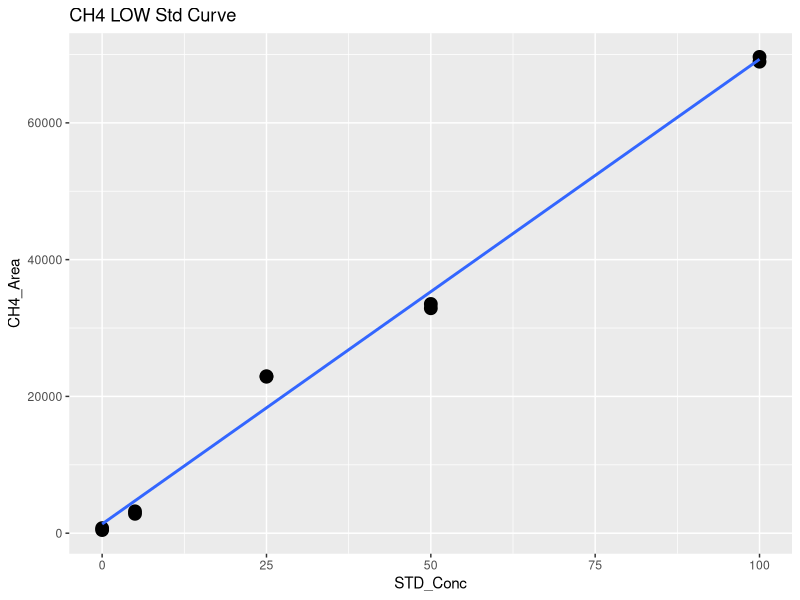
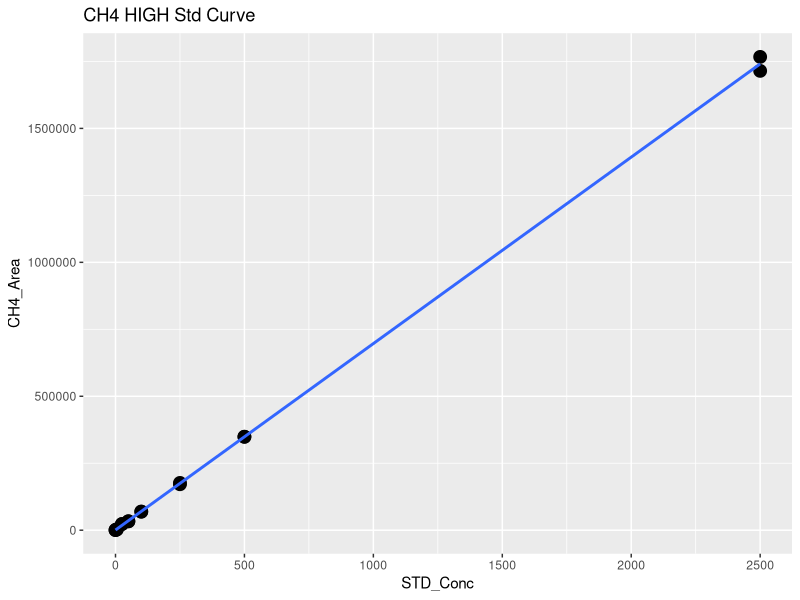
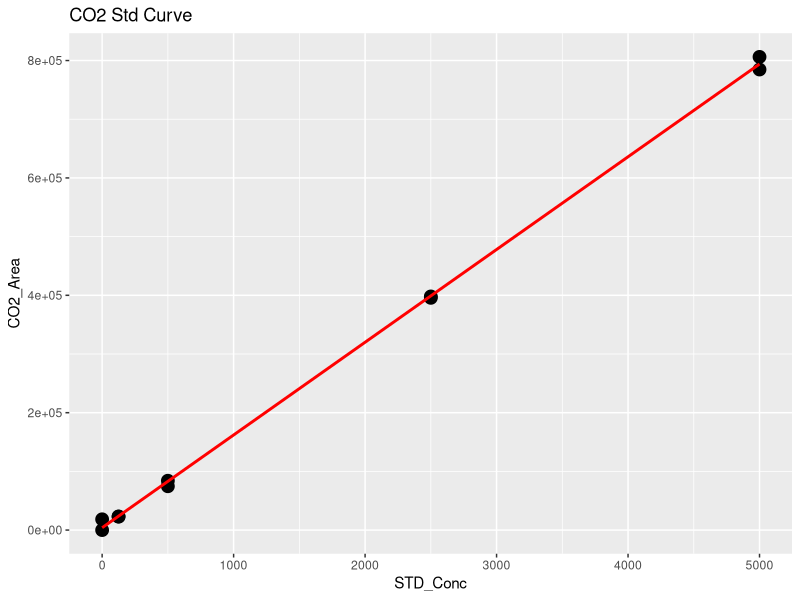
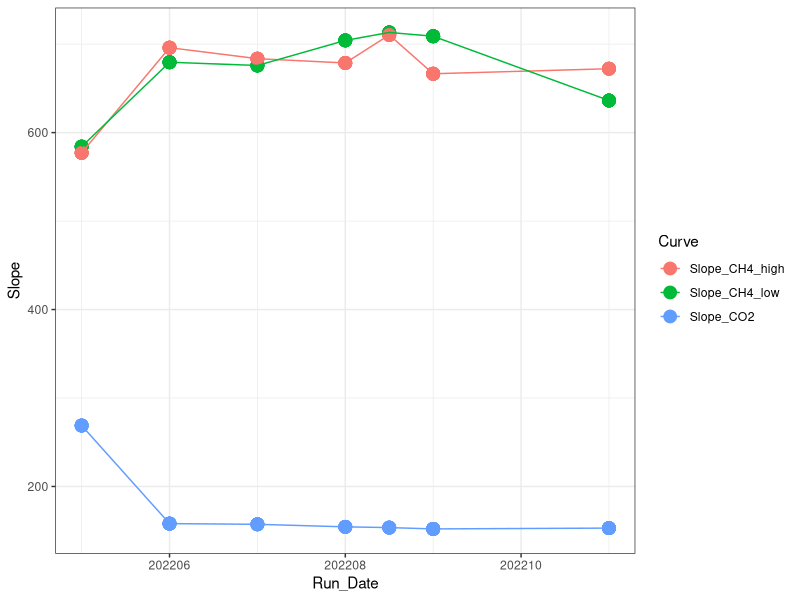

Recreate these plots in R, in order. (Note: this script raises an error after producing the figures.)
## ---- chunk 1
library(dplyr)
library(ggplot2)
library(ggpubr)
library(stringr)
library(readxl)
library(tidyr)
library(tibble)
## ---- chunk 2

#Read in June Data 
raw <- read.csv("Raw Data/COMPASS_CBSYN_TGW_202206.csv")
head(raw)

#pull out methane standards
stds_ch4 <-  raw %>%  
  filter(str_detect(Sample_Type, "STD_CH4"))
#head(stds_ch4)

#split into high curve and low curve for CH4
stds_ch4_low <- stds_ch4  %>%  
  filter(!STD_Conc > 100)

#Low curve for CH4
CH4_Low <- ggplot(stds_ch4_low, aes(STD_Conc, CH4_Area)) + geom_point(size=4) + 
  geom_smooth(method = "lm", se = FALSE) + labs(title="CH4 LOW Std Curve")
CH4_Low

CH4_Low_lm <- lm(stds_ch4_low$CH4_Area ~ stds_ch4_low$STD_Conc)
summary(CH4_Low_lm)
cf <- coef(CH4_Low_lm)

#create data frame with 1 rows and 0 columns
Slope_CH4_low <- data.frame(matrix(ncol = 0, nrow = 1))
Slope_CH4_low$Curve <- "Slope_CH4_low"
Slope_CH4_low$R2 <- summary(CH4_Low_lm)$adj.r.squared
Slope_CH4_low$Slope <- cf[2]
Slope_CH4_low$Intercept <- cf[1]
#head(Slope_CH4_low)

#High curve for CH4
CH4_High <- ggplot(stds_ch4, aes(STD_Conc, CH4_Area)) + geom_point(size=4) + 
  geom_smooth(method = "lm", se = FALSE) + labs(title="CH4 HIGH Std Curve")
CH4_High

stds_ch4_lm <- lm(stds_ch4$CH4_Area ~ stds_ch4$STD_Conc)
summary(stds_ch4_lm)
cf <- coef(stds_ch4_lm)

#create data frame with 1 rows and 0 columns
Slope_CH4_high <- data.frame(matrix(ncol = 0, nrow = 1))
Slope_CH4_high$Curve <- "Slope_CH4_high"
Slope_CH4_high$R2 <- summary(stds_ch4_lm)$adj.r.squared
Slope_CH4_high$Slope <- cf[2]
Slope_CH4_high$Intercept <- cf[1]
#head(Slope_CH4_high)

#pull out co2 standards
stds_co2 <-  raw %>%  
  filter(str_detect(Sample_Type, "STD_CO2"))
#head(stds_co2)

#CO2 Curve
CO2_stds <- ggplot(stds_co2, aes(STD_Conc, CO2_Area)) + geom_point(size=4) + 
  geom_smooth(method = "lm", se = FALSE, color="red") + labs(title="CO2 Std Curve")
CO2_stds

stds_co2_lm <- lm(stds_co2$CO2_Area ~ stds_co2$STD_Conc)
summary(stds_co2_lm)
cf <- coef(stds_co2_lm)

#create data frame with 1 rows and 0 columns
Slope_CO2 <- data.frame(matrix(ncol = 0, nrow = 1))
Slope_CO2$Curve <- "Slope_CO2"
Slope_CO2$R2 <- summary(stds_co2_lm)$adj.r.squared
Slope_CO2$Slope <- cf[2]
Slope_CO2$Intercept <- cf[1]
#head(Slope_CO2)

#pull all the slopes together into one dataframe 
Slopes <- rbind(Slope_CH4_low, Slope_CH4_high, Slope_CO2)
#head(Slopes)

Slopes$Run_Date <- c(202206, 202206, 202206)

log <- read.csv("Raw Data/COMPASS_Synoptic_Varian_TGAS_QAQC_2022.csv")
head(log)
log <- log[ ,-c(1)]
log <- rbind(log, Slopes)

Slopes_chk <- ggplot(log, aes(Run_Date, Slope, col=Curve)) + geom_point(size=4) + geom_line() + theme_bw()
Slopes_chk

write.csv(log, "Raw Data/COMPASS_Synoptic_Varian_TGAS_QAQC_2022.csv")
## ---- chunk 3
#head(raw)

#pull out methane standards
Samples <-  raw %>%  
  filter(!str_detect(Sample_Type, "STD_CH4")) %>%  
  filter(!str_detect(Sample_Type, "STD_CO2")) %>%  
  filter(!str_detect(Sample_Type, "Blank")) %>%  
  filter(!str_detect(Sample_Type, "Chk_STD")) %>%  
   filter(!str_detect(Sample_Type, "CHKSTD")) %>%
  filter(!str_detect(Sample_Type, "CHK_STD")) %>%
  filter(!str_detect(Sample_Type, "NA"))
#head(Samples)

#Now flag any areas that are above the 100ppm area for CH4
Samples$CH4_Curve <- ifelse(Samples$CH4_Area >71000, "High", "Low")
#head(Samples)

#Calculate CH4 concentrations in ppm
Samples$CH4_Conc_ppm <- ifelse(Samples$CH4_Area >71000, (Samples$CH4_Area-Slope_CH4_high$Intercept)/Slope_CH4_high$Slope,                                       (Samples$CH4_Area-Slope_CH4_low$Intercept)/Slope_CH4_low$Slope )

#Calculate CO2 concentrations in ppm 
Samples$CO2_Conc_ppm <- ((Samples$CO2_Area-Slope_CO2$Intercept)/Slope_CO2$Slope) 

#head(Samples)

##########make flags for any dilutions needed 
#highest CH4 standard = 10000
#highest CO2 standard = 50000

Samples$CH4_Flag <- ifelse(Samples$CH4_Conc_ppm >10000, "Needs Dilution", "Within Range")
Samples$CO2_Flag <- ifelse(Samples$CO2_Conc_ppm >50000, "Needs Dilution", "Within Range")
#head(Samples)

## ---- chunk 4

chks <-  raw %>%  
  filter(!str_detect(Sample_Type, "STD_CH4")) %>%  
  filter(!str_detect(Sample_Type, "STD_CO2")) %>%  
  filter(!str_detect(Sample_Type, "Blank")) %>%  
  filter(!str_detect(Sample_Type, "Unknown")) %>%  
  filter(!str_detect(Sample_Type, "NA"))
#head(chks)

#Calculate CH4 concentrations in ppm
chks$CH4_Conc_ppm <- ifelse(chks$CH4_Area >71000, 
                      (chks$CH4_Area-Slope_CH4_high$Intercept)/Slope_CH4_high$Slope,                                       (chks$CH4_Area-Slope_CH4_low$Intercept)/Slope_CH4_low$Slope )

#Calculate CO2 concentrations in ppm 
chks$CO2_Conc_ppm <- ((chks$CO2_Area-Slope_CO2$Intercept)/Slope_CO2$Slope)



#change this if check standard concentrations are different 
level_ch4 <- 100      #ppm
level_co2 <- 500   #ppm

#calculate percent difference of check standards 
chks$Ch4_diff <- ((chks$CH4_Conc_ppm - level_ch4)/((chks$CH4_Conc_ppm + level_ch4)/2)) * 100
chks$CH4_diff_flag <-  ifelse(chks$Ch4_diff <10, 'YES', 'NO, rerun')

chks$CO2_diff <- ((chks$CO2_Conc_ppm - level_co2)/((chks$CO2_Conc_ppm + level_co2)/2)) * 100
chks$CO2_diff_flag <-  ifelse(chks$CO2_diff <10, 'YES', 'NO, rerun')

#now plot the Ch4 concentrations and the CO2 concentrations vs. the expected concentration 
#then also make the color the percent difference between the expected and observed concentration 

ch4_chk <-  ggplot(data = chks, aes(x = Sample_ID, y = CH4_Conc_ppm, fill=CH4_diff_flag)) +
       geom_bar(stat = 'identity') + 
        scale_fill_manual(values=c("darkgreen", "darkgrey"))+
        #scale_fill_gradient2(low='red', mid='white', high='blue', space='Lab') + 
        theme_classic() + labs(x= " ", y="Percent Difference  (%)", title="Check Stds: CH4") + 
        theme(legend.position="bottom") +  geom_hline(yintercept=level_ch4, linetype="dashed", 
                color = "black", size=1)


co2_chk <-  ggplot(data = chks, aes(x = Sample_ID, y = CO2_Conc_ppm, fill=CO2_diff_flag)) +
       geom_bar(stat = 'identity') + 
        scale_fill_manual(values=c("darkgreen", "darkgrey"))+
        #scale_fill_gradient2(low='red', mid='white', high='blue', space='Lab') + 
        theme_classic() + labs(x= " ", y="Percent Difference  (%)", title="Check Stds: CO2") + 
        theme(legend.position="bottom") +  geom_hline(yintercept=level_co2, linetype="dashed", 
                color = "black", size=1)

ggarrange(ch4_chk, co2_chk, nrow=1, ncol=2)


## ---- chunk 5

#multiply the concentration by the dilution factor
Samples$CH4_Conc_ppm_dilcorr <- (Samples$CH4_Conc_ppm * Samples$Dilution_Factor)

Samples$CO2_Conc_ppm_dilcorr <- (Samples$CO2_Conc_ppm * Samples$Dilution_Factor)

#check results
#head(Samples)

#quick first look at the samples 
ch4_samples <-  ggplot(data = Samples, aes(x = Sample_ID, y = CH4_Conc_ppm, fill=CH4_Flag)) +
       geom_bar(stat = 'identity') + 
        scale_fill_manual(values=c( "darkgreen", "red"))+
        #scale_fill_gradient2(low='red', mid='white', high='blue', space='Lab') + 
        theme_classic() + labs(x= " ", y="CH4 (ppm)", title="CH4: Green = Within Range") + 
        theme(legend.position="none") 


co2_samples <-  ggplot(data = Samples, aes(x = Sample_ID, y = CO2_Conc_ppm, fill=CO2_Flag)) +
       geom_bar(stat = 'identity') + 
        scale_fill_manual(values=c( "red","darkgreen"))+
        #scale_fill_gradient2(low='red', mid='white', high='blue', space='Lab') + 
        theme_classic() + labs(x= " ", y="CO2 (ppm)", title="CO2: Green = Within Range") + 
        theme(legend.position="none") 

ggarrange(ch4_samples, co2_samples, nrow=1, ncol=2)


## ---- chunk 6
#check results
head(Samples)

#pull out what we need 
Samples1 <- Samples[ ,c(1:3,5:9,13, 18:21)]
head(Samples1)

Samples1 <- Samples1 %>%
  separate(Sample_ID, into = c("Site", "Gas_Sample", "Zone", "Tree_Code", "Replicate"), sep = "_", remove = FALSE) %>%
  mutate(Tree_Info = case_when(
    Tree_Code == "DS" ~ "Dead Standing",
    Tree_Code == "SF" ~ "Sapflow Monitoring",
    TRUE ~ "Other"  # Optional: handles any values that aren't DS or SF
  )) %>%
  mutate(Status = case_when(
    Tree_Code == "DS" ~ "Dead Standing",
    Tree_Code == "SF" ~ "Living",
    TRUE ~ "Other"  
  )) %>%
  mutate(Project = "COMPASS: Synoptic", 
         Region = "CB") %>%
  rename( Year = Sample_Year,
          Month = Sample_Month,
          CH4_ppm = CH4_Conc_ppm_dilcorr , 
          CO2_ppm = CO2_Conc_ppm_dilcorr )  %>%
  mutate(CH4_Flag = case_when(
    CH4_Flag == "Needs_Dilution" ~ "Over Std Curve Range",
    TRUE ~ "Within Std Curve Range"  
  )) %>%
  mutate(CO2_Flag = case_when(
    CO2_Flag == "Needs_Dilution" ~ "Over Std Curve Range",
    TRUE ~ "Within Std Curve Range"  
  ))

final <- Samples1 %>%
  select( "Project", "Region" , "Year","Month" ,"Site", "Zone", "Gas_Sample",
          "Sample_ID", "Tree_Code", "Replicate", "Status", "Tree_Info",
          "CH4_ppm", "CH4_Flag", "CO2_ppm", "CO2_Flag")

write.csv(final, "Processed Data/COMPASS_Synoptic_TGW_202206_Processed.csv")

